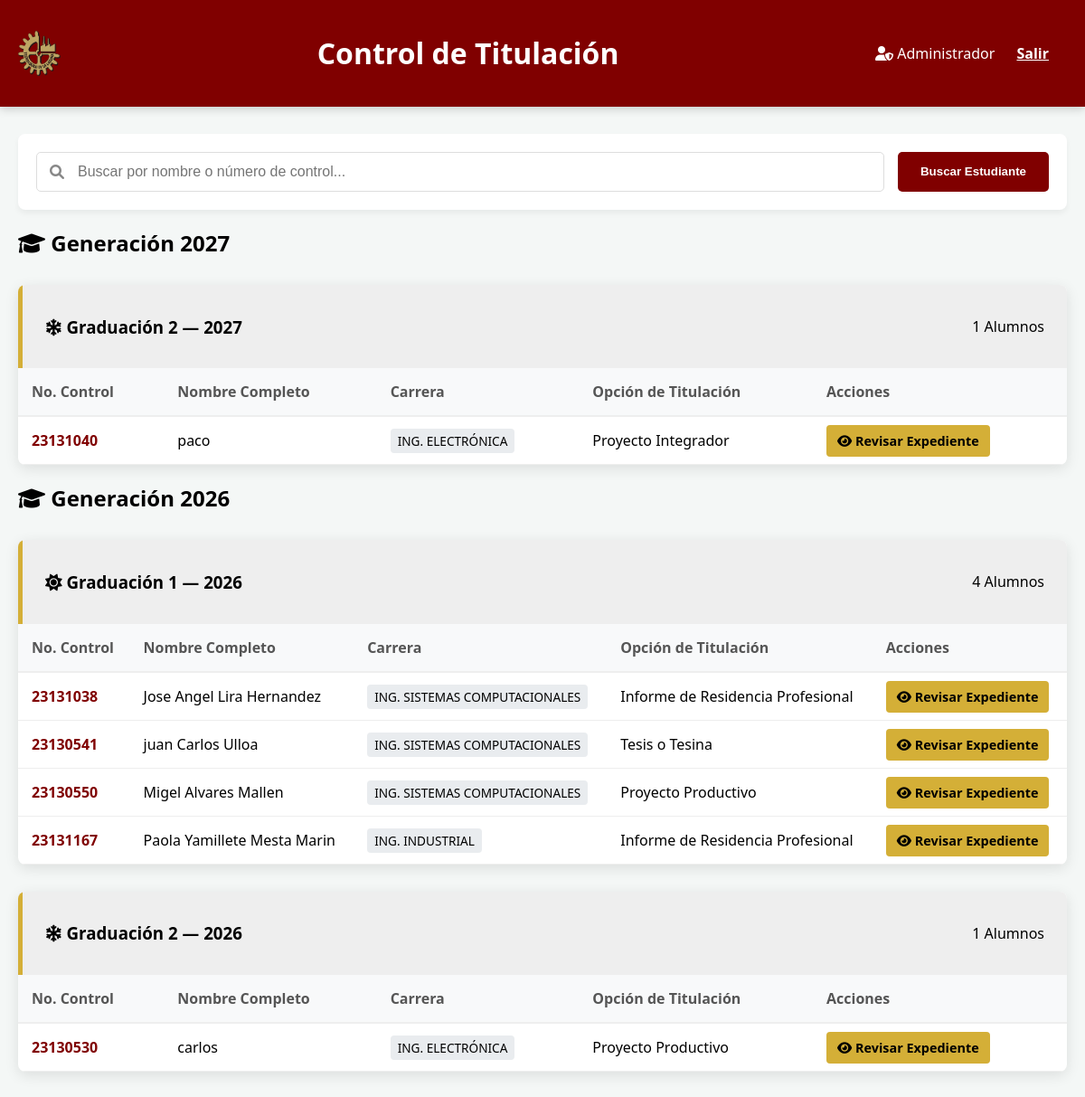
Screenshot of /admin_dashboard.php (signed in) with the database file from the repository.
### tables this page shows
CREATE TABLE `alumnos` (
  `id` int(11) NOT NULL,
  `nombre` varchar(100) NOT NULL,
  `no_control` varchar(20) NOT NULL,
  `carrera` varchar(100) NOT NULL,
  `opcion_titulacion` varchar(100) NOT NULL,
  `email` varchar(150) NOT NULL,
  `celular` varchar(15) NOT NULL,
  `fecha_egreso` date NOT NULL,
  `graduacion` enum('Graduación 1','Graduación 2') NOT NULL,
  `anio_egreso` year(4) NOT NULL,
  `password` varchar(255) NOT NULL,
  `fecha_registro` datetime DEFAULT current_timestamp(),
  `mencion_honorifica` tinyint(1) DEFAULT 0
);

### admin_dashboard.php (the view, shortened to what this page needs)
<?php
$pdo = getConexion();
$buscar = $_GET['buscar'] ?? '';
$sql = "SELECT anio_egreso, graduacion, id, nombre, no_control, carrera, opcion_titulacion
        FROM alumnos";
$params = [];
$sql .= " ORDER BY anio_egreso DESC, graduacion ASC, nombre ASC";
$stmt = $pdo->prepare($sql);
$stmt->execute($params);
$rows = $stmt->fetchAll(PDO::FETCH_ASSOC);
$grupos = [];
foreach ($rows as $row) {
    $anio = (int)$row['anio_egreso'];
    $grad = $row['graduacion'];
    $grupos[$anio][$grad][] = $row;
}
krsort($grupos);
?>
<!DOCTYPE html>
<html lang="es">
<head>
    <link rel="stylesheet" href="estilos/estilos_admin.css">
    <link rel="stylesheet" href="https://cdnjs.cloudflare.com/ajax/libs/font-awesome/6.0.0/css/all.min.css">
</head>
<body>
    <header class="admin-header">
        <div class="header-content">
            <img src="img/logotipo.png" alt="Logo ITL" class="logo-min">
            <h1>Control de Titulación</h1>
            <div class="user-info">
                <span><i class="fas fa-user-shield"></i> <?= $_SESSION['admin_nombre'] ?? 'Administrador' ?></span>
                <a href="logout.php" class="btn-salir">Salir</a>
            </div>
        </div>
    </header>
    <main class="container">
        <section class="search-section">
            <form method="GET" class="buscador-pro">
                <div class="input-group">
                    <i class="fas fa-search"></i>
                    <input type="text" name="buscar" placeholder="Buscar por nombre o número de control..." value="<?= htmlspecialchars($buscar) ?>">
                </div>
                <button type="submit" class="btn-buscar">Buscar Estudiante</button>
            </form>
        </section>
        <?php foreach ($grupos as $anio => $graduaciones): ?>
            <div class="generacion-bloque">
                <h2 class="generacion-titulo">
                    <i class="fas fa-graduation-cap"></i> Generación <?= $anio ?>
                </h2>
                <?php foreach (['Graduación 1', 'Graduación 2'] as $grad):
                    if (!isset($graduaciones[$grad])) continue;
                    $lista    = $graduaciones[$grad];
                    $es_grad1 = ($grad === 'Graduación 1');
                ?>
                <section class="generacion-card">
                    <div class="card-header <?= $es_grad1 ? 'grad1' : 'grad2' ?>">
                        <h3>
                            <i class="fas fa-<?= $es_grad1 ? 'sun' : 'snowflake' ?>"></i>
                            <?= $grad ?> — <?= $anio ?>
                        </h3>
                        <span class="badge"><?= count($lista) ?> Alumnos</span>
                    </div>
                    <div class="table-responsive">
                        <table>
                            <thead>
                                <tr>
                                    <th>No. Control</th>
                                    <th>Nombre Completo</th>
                                    <th>Carrera</th>
                                    <th>Opción de Titulación</th>
                                    <th>Acciones</th>
                                </tr>
                            </thead>
                            <tbody>
                                <?php foreach ($lista as $al): ?>
                                <tr>
                                    <td class="txt-bold"><?= htmlspecialchars($al['no_control']) ?></td>
                                    <td><?= htmlspecialchars($al['nombre']) ?></td>
                                    <td><span class="carrera-tag"><?= htmlspecialchars($al['carrera']) ?></span></td>
                                    <td><?= htmlspecialchars($al['opcion_titulacion']) ?></td>
                                    <td>
                                        <a href="ver_alumno.php?id=<?= $al['id'] ?>" class="btn-accion">
                                            <i class="fas fa-eye"></i> Revisar Expediente
                                        </a>
                                    </td>
                                </tr>
                                <?php endforeach; ?>
                            </tbody>
                        </table>
                    </div>
                </section>
                <?php endforeach; ?>
            </div>
        <?php endforeach; ?>
    </main>
</body>
</html>

### estilos/estilos_admin.css (style rules this page uses)
:root { --guinda-itl: #800000; --oro-itl: #D4AF37; --gris-fondo: #f4f7f6; --blanco: #ffffff; }
body { font-family: 'Segoe UI', Tahoma, Geneva, Verdana, sans-serif; background-color: var(--gris-fondo); margin: 0; }
.admin-header { background-color: var(--guinda-itl); color: var(--blanco); padding: 1rem 0; box-shadow: 0 2px 10px rgba(0,0,0,0.2); }
.header-content { display: flex; justify-content: space-between; align-items: center; max-width: 1200px; margin: 0 auto; padding: 0 20px; }
.logo-min { height: 50px; }
.container { max-width: 1200px; margin: 30px auto; padding: 0 20px; }
.buscador-pro { display: flex; gap: 15px; background: var(--blanco); padding: 20px; border-radius: 8px; box-shadow: 0 4px 6px rgba(0,0,0,0.05); }
.input-group { flex-grow: 1; position: relative; display: flex; align-items: center; }
.input-group i { position: absolute; left: 15px; color: #888; }
.input-group input { width: 100%; padding: 12px 12px 12px 45px; border: 1px solid #ddd; border-radius: 5px; font-size: 16px; }
.btn-buscar { background-color: var(--guinda-itl); color: white; border: none; padding: 0 25px; border-radius: 5px; cursor: pointer; font-weight: bold; transition: 0.3s; }
.generacion-card { background: var(--blanco); margin-top: 30px; border-radius: 8px; overflow: hidden; box-shadow: 0 4px 15px rgba(0,0,0,0.1); }
.card-header { background-color: #eee; padding: 15px 25px; display: flex; justify-content: space-between; align-items: center; border-left: 5px solid var(--oro-itl); }
table { width: 100%; border-collapse: collapse; }
th { background: #f8f9fa; padding: 15px; text-align: left; color: #555; border-bottom: 2px solid #eee; }
td { padding: 15px; border-bottom: 1px solid #eee; }
.txt-bold { font-weight: bold; color: var(--guinda-itl); }
.carrera-tag { background: #e9ecef; padding: 4px 8px; border-radius: 4px; font-size: 0.85em; }
.btn-accion { text-decoration: none; background: var(--oro-itl); color: #000; padding: 8px 12px; border-radius: 4px; font-size: 0.9em; font-weight: bold; }
.btn-salir { background: var(--guinda-itl); color: white; border: none; padding: 12px 20px; border-radius: 5px; width: 100%; font-weight: bold; cursor: pointer; }

### rows the page displays
alumnos: no_control "23131040", nombre "paco", carrera "ING. ELECTRÓNICA", opcion_titulacion "Proyecto Integrador"
alumnos: anio_egreso "2026", grad "Graduación 1", count($lista) "4", grad "Graduación 2", count($lista) "1", no_control "23130530", nombre "carlos", carrera "ING. ELECTRÓNICA", opcion_titulacion "Proyecto Productivo"
alumnos: no_control "23131038", nombre "Jose Angel Lira Hernandez", carrera "ING. SISTEMAS COMPUTACIONALES", opcion_titulacion "Informe de Residencia Profesional"
alumnos: no_control "23130541", nombre "juan Carlos Ulloa", carrera "ING. SISTEMAS COMPUTACIONALES", opcion_titulacion "Tesis o Tesina"
alumnos: no_control "23130550", nombre "Migel Alvares Mallen", carrera "ING. SISTEMAS COMPUTACIONALES", opcion_titulacion "Proyecto Productivo"
alumnos: no_control "23131167", nombre "Paola Yamillete Mesta Marin", carrera "ING. INDUSTRIAL", opcion_titulacion "Informe de Residencia Profesional"

### other values shown
$_SESSION['admin_nombre'] "Administrador"
$anio "2027"
$grad "Graduación 2"
count($lista) "1"
